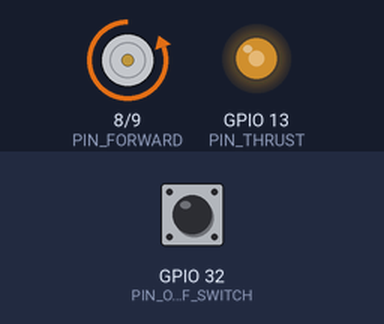
The sketch below on a simulated ESP32. Shown: motor-driver pin pairs drawn as motors (green arrow = first pin HIGH = forward, orange = second pin HIGH = backward, longer = more drive), output pins drawn as LEDs (lit = HIGH). The inputs (shaded band) are chosen by the test bench; at power-on: GPIO 32 (PIN_ONOFF_SWITCH) HIGH.

Above: at 1.2 s.
1.3 s: GPIO 32 (PIN_ONOFF_SWITCH) pulled LOW for 0.15 s
At 1.37 s:
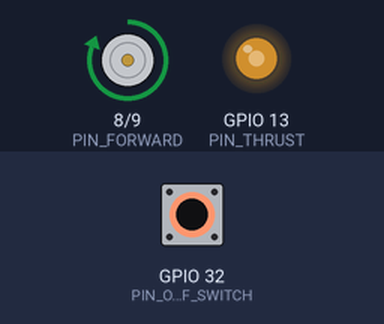
2.9 s: GPIO 32 (PIN_ONOFF_SWITCH) pulled LOW for 3.2 s
At 6.4 s:
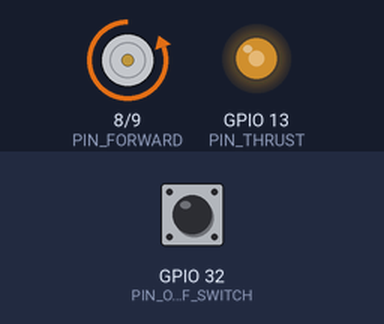
Timing chart, 0 to 7.9 s (numbered marks = the images above; inputs shaded):
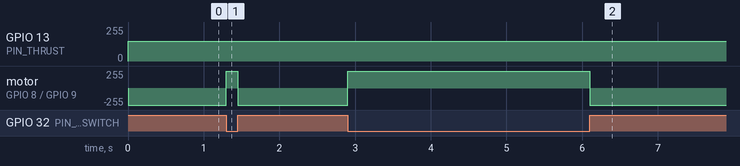

Measured:
- after the input at 1.3 s, motor on GPIO 8 (PIN_FORWARD) / GPIO 9 (PIN_BACKWARD): backward 255/255 → forward 255/255 at once, → backward 255/255 0.15 s later
- after the input at 2.9 s, motor on GPIO 8 (PIN_FORWARD) / GPIO 9 (PIN_BACKWARD): backward 255/255 → forward 255/255 at once, → backward 255/255 3.2 s later

The sketch:

Motor.ino
```cpp
// Der Motor fährt mit unabhängig vom Ein/Aus-Schalter mit mittlerer Geschwindigkeit
// Ein wechsel des Ein/Aus-Schalters führt zur Richtungsänderung des Motors

#define PIN_FORWARD       8
#define PIN_BACKWARD      9
#define PIN_THRUST        13
#define PIN_ONOFF_SWITCH  32

void setup(){
  pinMode(PIN_FORWARD, OUTPUT);
  pinMode(PIN_BACKWARD, OUTPUT);
  pinMode(PIN_THRUST, OUTPUT);
  pinMode(PIN_ONOFF_SWITCH, INPUT);
}

void loop(){
  digitalWrite(PIN_BACKWARD, digitalRead(PIN_ONOFF_SWITCH));
  digitalWrite(PIN_FORWARD, !digitalRead(PIN_ONOFF_SWITCH));
  analogWrite(PIN_THRUST, 150);
}
```
